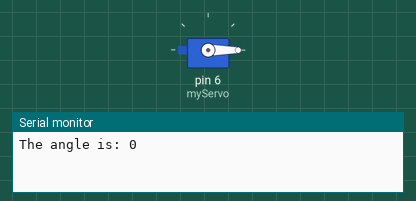
Simulated run of this sketch. Board: Arduino Uno, built with avr-gcc and run on an emulated ATmega328P. On the bench: servo, the last lines printed to the serial monitor.

Above: at 0.05 s.
At 4.55 s:
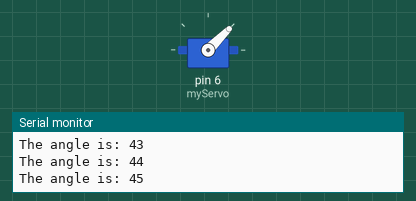
At 9.05 s:
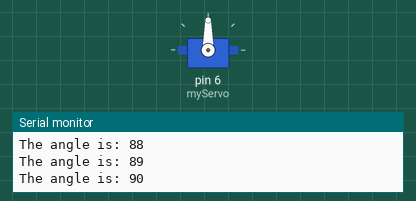
At 18.15 s:
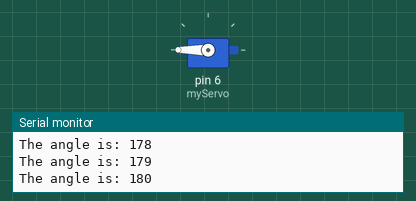
Timing chart, 0 to 23.6 s (numbered marks = the images above):
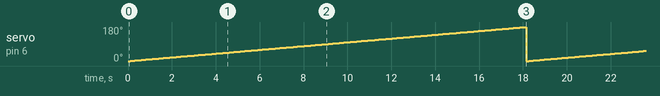

The sketch:

10_servo_range.ino
```cpp
#include <Servo.h>

Servo myServo;  // create a servo object

void setup() {
  myServo.attach(6);  // attaches the servo on pin 6
  Serial.begin(9600);  // initialize serial communication at a baud rate of 9600
}

void loop() {
  for (int i = 0; i <= 180; i++) {  // loop from 0 to 180 degrees
    Serial.print("The angle is: ");  // print angle information
    Serial.println(i);  // print the current angle value
    myServo.write(i);  // control the servo to move to the current angle
    delay(100);  // delay for 100 milliseconds
  }
}
```

Measured:
- by itself, servo on pin 6 (myServo): ramps from 0° to 180° and jumps back, once every 18.2 s
